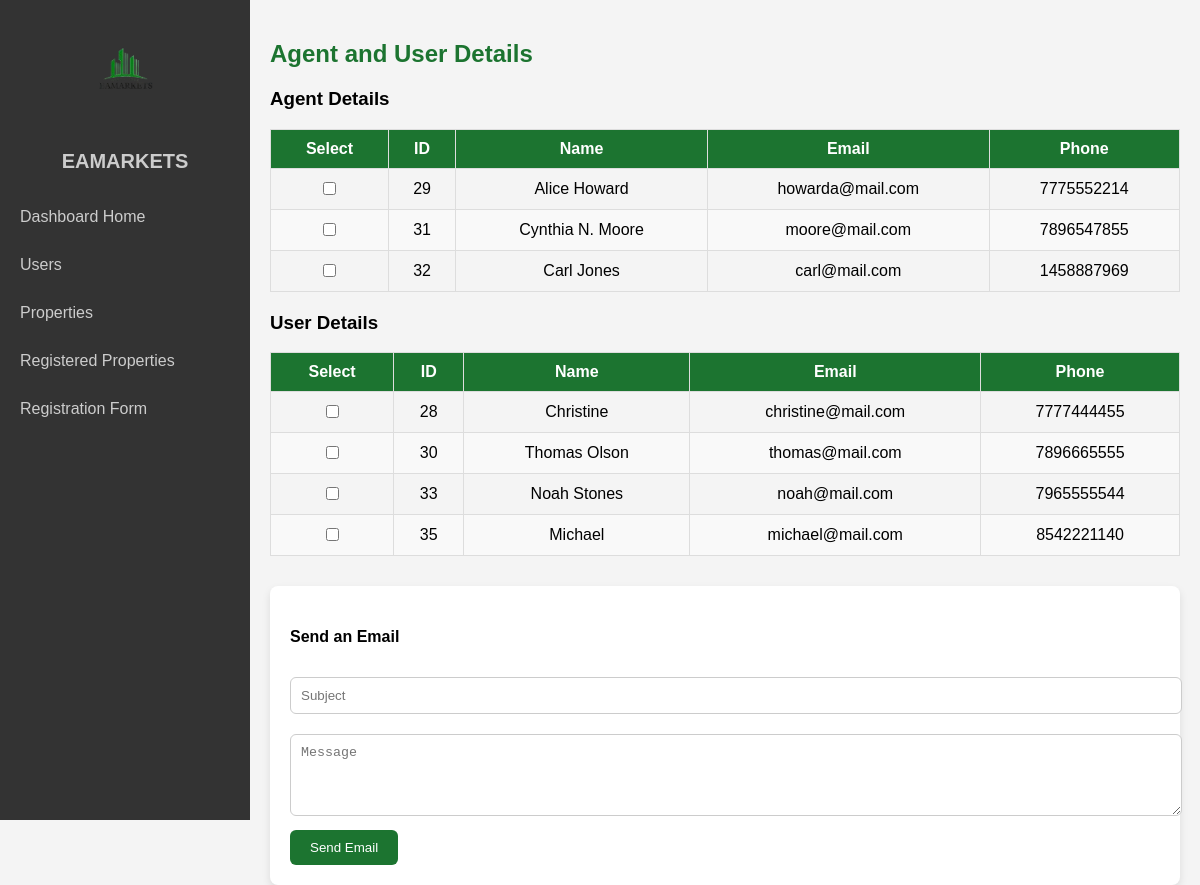
The page /users.php on the database its author committed.
### tables this page shows
CREATE TABLE `user` (
  `uid` int NOT NULL AUTO_INCREMENT,
  `uname` varchar(100) NOT NULL,
  `uemail` varchar(100) NOT NULL,
  `uphone` varchar(20) NOT NULL,
  `upass` varchar(50) NOT NULL,
  `utype` varchar(50) NOT NULL,
  `uimage` varchar(300) NOT NULL,
  PRIMARY KEY (`uid`)
);

### users.php (the view, shortened to what this page needs)
<?php
$servername = "localhost";
$username = "root";
$password = "";
$dbname = "realestatephp";
$conn = new mysqli($servername, $username, $password, $dbname);
$agentsQuery = "SELECT * FROM user WHERE utype = 'agent'";
$agentsResult = $conn->query($agentsQuery);
$usersQuery = "SELECT * FROM user WHERE utype = 'user'";
$usersResult = $conn->query($usersQuery);
?>
<!DOCTYPE html>
<html lang="en">
<head>
</head>
<body>
<div class="sidebar">
    <img src="images/logo/file-removebg-preview.png" alt="EAMARKETS Logo">
    <h2>EAMARKETS</h2>
    <ul>
        <li><a href="dashboard.php">Dashboard Home</a></li>
        <li><a href="users.php">Users</a></li>
        <li><a href="?page=properties">Properties</a></li>
        <li><a href="registered_property.php">Registered Properties</a></li>
        <li><a href="register_property.php">Registration Form</a></li>
    </ul>
</div>
<div class="main-content">
    <h2>Agent and User Details</h2>
    <h3>Agent Details</h3>
    <form method="POST">
        <table>
            <thead>
                <tr>
                    <th>Select</th>
                    <th>ID</th>
                    <th>Name</th>
                    <th>Email</th>
                    <th>Phone</th>
                </tr>
            </thead>
            <tbody>
                <?php
                if ($agentsResult->num_rows > 0) {
                    while ($agent = $agentsResult->fetch_assoc()) {
                        echo "<tr>
                                <td><input type='checkbox' name='selected_users[]' value='{$agent['uid']}'></td>
                                <td>{$agent['uid']}</td>
                                <td>{$agent['uname']}</td>
                                <td>{$agent['uemail']}</td>
                                <td>{$agent['uphone']}</td>
                              </tr>";
                    }
                } else {
                    echo "<tr><td colspan='5' class='text-center'>No agents found</td></tr>";
                }
                ?>
            </tbody>
        </table>
        <h3>User Details</h3>
        <table>
            <thead>
                <tr>
                    <th>Select</th>
                    <th>ID</th>
                    <th>Name</th>
                    <th>Email</th>
                    <th>Phone</th>
                </tr>
            </thead>
            <tbody>
                <?php
                if ($usersResult->num_rows > 0) {
                    while ($user = $usersResult->fetch_assoc()) {
                        echo "<tr>
                                <td><input type='checkbox' name='selected_users[]' value='{$user['uid']}'></td>
                                <td>{$user['uid']}</td>
                                <td>{$user['uname']}</td>
                                <td>{$user['uemail']}</td>
                                <td>{$user['uphone']}</td>
                              </tr>";
                    }
                } else {
                    echo "<tr><td colspan='5' class='text-center'>No users found</td></tr>";
                }
                ?>
            </tbody>
        </table>
        <div class="send-mail-section">
            <h4>Send an Email</h4>
            <input type="text" name="subject" placeholder="Subject" required>
            <textarea name="message" placeholder="Message" rows="4" required></textarea>
            <button type="submit" name="send_mail">Send Email</button>
        </div>
    </form>
</div>
</body>
</html>

### users.php (style rules this page uses)
body { font-family: Arial, sans-serif; margin: 0; background-color: #f4f4f4; }
.sidebar { width: 250px; height: 100vh; background-color: #333; color: #fff; position: fixed; top: 0; left: 0; padding-top: 20px; }
.sidebar img { display: block; margin: 0 auto; width: 120px; }
.sidebar h2 { text-align: center; font-size: 20px; margin-top: 10px; color: #ccc; }
.sidebar ul { list-style: none; padding: 0; margin: 20px 0; }
.sidebar ul li { padding: 15px 20px; text-align: left; }
.sidebar ul li a { text-decoration: none; color: #ccc; display: block; font-size: 16px; transition: color 0.3s; }
.main-content { margin-left: 250px; padding: 20px; height: 100vh; background-color: #f4f4f4; }
.main-content h2 { color: #1c7430; margin-bottom: 20px; }
table { width: 100%; border-collapse: collapse; margin-bottom: 20px; }
table th, table td { padding: 10px; text-align: center; border: 1px solid #ddd; }
table th { background-color: #1c7430; color: #fff; }
table tbody tr:nth-child(even) { background-color: #f9f9f9; }
.send-mail-section { margin-top: 30px; background-color: #fff; padding: 20px; border-radius: 8px; box-shadow: 0 4px 8px rgba(0, 0, 0, 0.1); }
.send-mail-section input, .send-mail-section textarea { width: 100%; padding: 10px; margin: 10px 0; border-radius: 6px; border: 1px solid #ccc; }
.send-mail-section button { background-color: #1c7430; color: white; padding: 10px 20px; border-radius: 6px; border: none; cursor: pointer; }

### rows shown on the page
user: uid "29", uname "Alice Howard", uemail "howarda@mail.com", uphone "7775552214"
user: uid "31", uname "Cynthia N. Moore", uemail "moore@mail.com", uphone "7896547855"
user: uid "32", uname "Carl Jones", uemail "carl@mail.com", uphone "1458887969"
user: uid "28", uname "Christine", uemail "christine@mail.com", uphone "7777444455"
user: uid "30", uname "Thomas Olson", uemail "thomas@mail.com", uphone "7896665555"
user: uid "33", uname "Noah Stones", uemail "noah@mail.com", uphone "7965555544"
user: uid "35", uname "Michael", uemail "michael@mail.com", uphone "8542221140"
